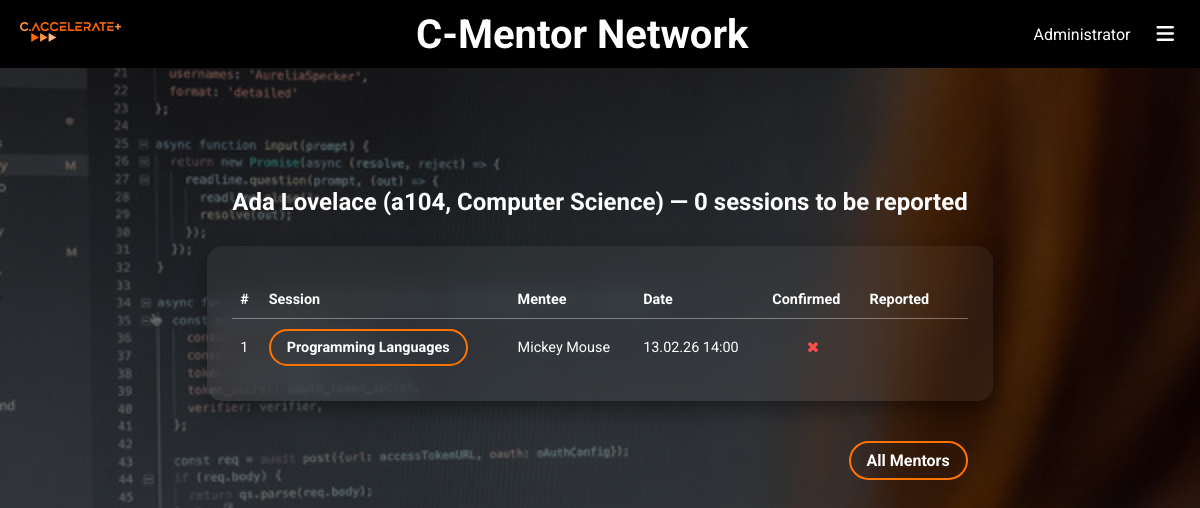
Page /report_sessoes_mentor/1 (signed in) on the earlier database version.
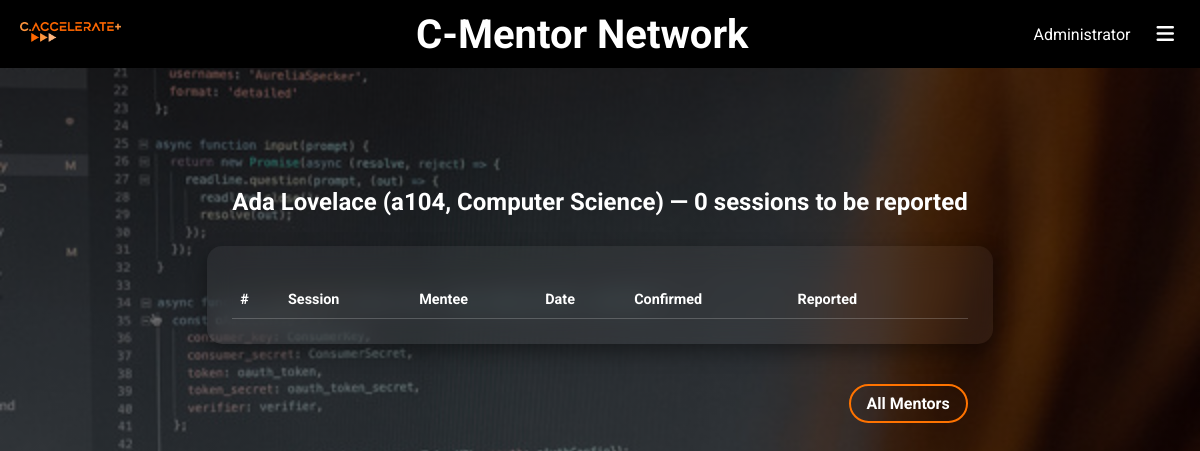
Same page on the later database version.
### app/models.py (models this page shows, shortened)
class Aluno(models.Model):
    ANO_CHOICES = [(1, 1), (2, 2), (3, 3)]
    user = models.OneToOneField(User, on_delete=models.CASCADE, default=None)
    numero = models.CharField(max_length=100)
    curso = models.ForeignKey(
        Curso, on_delete=models.CASCADE, related_name='alunos')
    ano = models.IntegerField(choices=ANO_CHOICES, null=True)
    @property
    def nome_completo(self):
        return self.user.first_name + ' ' + self.user.last_name.split()[-1]
    class Meta:
        ordering = ['user__first_name', 'user__last_name']
    def __str__(self):
        return self.nome_completo

class Curso(models.Model):
    nome = models.CharField(max_length=200)
    def __str__(self):
        return self.nome

class Disciplina(models.Model):
    nome = models.CharField(max_length=100)
    ano = models.IntegerField(null=True, blank=True)
    semestre = models.IntegerField(null=True, blank=True)
    alunos = models.ManyToManyField(
        Aluno, related_name='disciplinas')
    def __str__(self):
        return self.nome

### mentoria/models.py (models this page shows, shortened)
class Sessao(models.Model):
    diade = models.ForeignKey(Diade, on_delete=models.CASCADE, related_name='sessoes')
    data = models.DateTimeField()
    sumario = models.CharField(max_length=200)
    objetivo = models.CharField(max_length=200)
    recursos = models.CharField(max_length=200)
    avaliacao_mentor = models.IntegerField(null=True, blank=True, default=1,validators=[
            MaxValueValidator(5),
            MinValueValidator(1)
        ])
    avaliacao_mentorando = models.IntegerField(null=True, blank=True, default=1,validators=[
            MaxValueValidator(5),
            MinValueValidator(1)
        ])
    observacoes = models.CharField(max_length=200)
    planificacao_proxima_sessao = models.CharField(max_length=200)
    confirmado = models.BooleanField(default=False)
    reportado = models.BooleanField(default=False)

class Diade(models.Model):
    ano_lectivo = models.ForeignKey(AnoLectivo, on_delete=models.CASCADE, related_name='diades', default=1)
    mentor =  models.ForeignKey(Mentor, on_delete=models.CASCADE, related_name='diades_mentor')
    mentorando =  models.ForeignKey(Mentorando, on_delete=models.CASCADE, related_name='diades_mentorando')
    ativo = models.BooleanField(null=True, blank=True, default=True)
    data_criacao = models.DateField(auto_now_add=True)

class Mentor(models.Model):
    aluno = models.ForeignKey(Aluno, on_delete=models.CASCADE, related_name='mentorias')
    ano_lectivo = models.ForeignKey(AnoLectivo, on_delete=models.CASCADE, related_name='mentorias')
    disciplina = models.ForeignKey(Disciplina, on_delete=models.CASCADE, related_name='mentorias')
    nota = models.IntegerField(null=True, blank=True, default=None)
    ativo = models.BooleanField(null=True, blank=True, default=True)

class Mentorando(models.Model):
    aluno = models.ForeignKey(Aluno, on_delete=models.CASCADE, related_name='mentorandias')
    ano_lectivo = models.ForeignKey(AnoLectivo, on_delete=models.CASCADE, related_name='mentorandias')
    disciplina = models.ForeignKey(Disciplina, on_delete=models.CASCADE, related_name='mentorandias')
    ativo = models.BooleanField(null=True, blank=True, default=True)

### mentoria/views.py (the view)
# urls.py: path('report_sessoes_mentor/<int:aluno_id>', views.reportar_sessoes_mentor_view, name='report_sessoes_mentor'),
@login_required
def reportar_sessoes_mentor_view(request, aluno_id):
    ano = AnoLectivo.objects.get(ano='25-26')
    if request.user.groups.filter(name="Gestores").exists():
        alunoAtual = Aluno.objects.get(id = aluno_id)
        sessoes = list(sessao for sessao in Sessao.objects.filter(diade__mentor__aluno=alunoAtual, diade__ano_lectivo=ano, diade__mentor__disciplina__semestre=semestre, reportado = False))
    else:
        return redirect('all_sessoes')
    sessoes.sort(key=lambda x: (str(x.diade.mentor.aluno), x.data))
    sessoes_por_mentor_lista = [{
            "mentor": alunoAtual,
            "sessoes": sessoes,
            "total_sessoes": sum(1 for sessao in sessoes if sessao.confirmado ),
            "total_sessoes_nao_reportadas": sum(1 for sessao in sessoes if not sessao.reportado and sessao.confirmado ),
    }]
    return render(request, 'mentoria/all_sessoes_mentor.html', {'sessoes_por_mentor_lista': sessoes_por_mentor_lista, 'filtro': 'n', 'ano': ano, 'semestre':semestre})

### mentoria/templatetags/custom_filters.py (called while the page is built)
@register.filter(name='in_group')
def in_group(user, group_name):
    return user.groups.filter(name=group_name).exists()

### mentoria/templates/mentoria/all_sessoes_mentor.html (shortened to what this page needs)
{% extends "app/base.html" %}
{% block main %}
<main>
{% for mentor_info in sessoes_por_mentor_lista %}
<h2>
    {{ mentor_info.mentor }}
    ({{ mentor_info.mentor.numero }}, {{ mentor_info.mentor.curso|slice:"1:" }})
    — {{ mentor_info.total_sessoes_nao_reportadas }} sessions to be reported
</h2>
<div class="disciplina">
    <table>
        <thead>
            <tr>
                <th>#</th>
                <th>Session</th>
                <th>Mentee</th>
                <th>Date</th>
                <th>Confirmed</th>
                <th>Reported</th>
                <th></th>
            </tr>
        </thead>
        <tbody>
            {% for sessao in mentor_info.sessoes %}
            <tr>
                <td>{{ forloop.counter }}</td>
                <td>
                    <a class="sessão outline"
                       href="{% url 'vermais' sessao.id %}"
                       target="_blank">
                       {{ sessao.diade.mentor.disciplina }}
                    </a>
                </td>
                <td>{{ sessao.diade.mentorando.aluno }}</td>
                <td>{{ sessao.data|date:"d.m.y H:i" }}</td>
                {% if sessao.confirmado %}
                    <td class="status ok">✔</td>
                {% else %}
                    <td class="status no">✖</td>
                {% endif %}
                {% if sessao.confirmado %}
                    {% if sessao.reportado %}
                        <td class="status ok">✔</td>
                    {% else %}
                            {% load custom_filters %}
                    {% endif %}
                {% else %}
                    <td></td>
                {% endif %}
                <td></td>
            </tr>
            {% endfor %}
        </tbody>
    </table>
</div>
{% endfor %}
<div class="footer-actions">
    <a class="sessão outline" href="{% url 'all_sessoes' %}">
        All Mentors
    </a>
</div>
</main>
{% endblock main %}

Differences in the rows shown:
changed Aluno "Ada Lovelace": loses Sessao (diade.mentor.disciplina "Programming Languages", diade.mentorando.aluno "Mickey Mouse", data "13.02.26 14:00")
